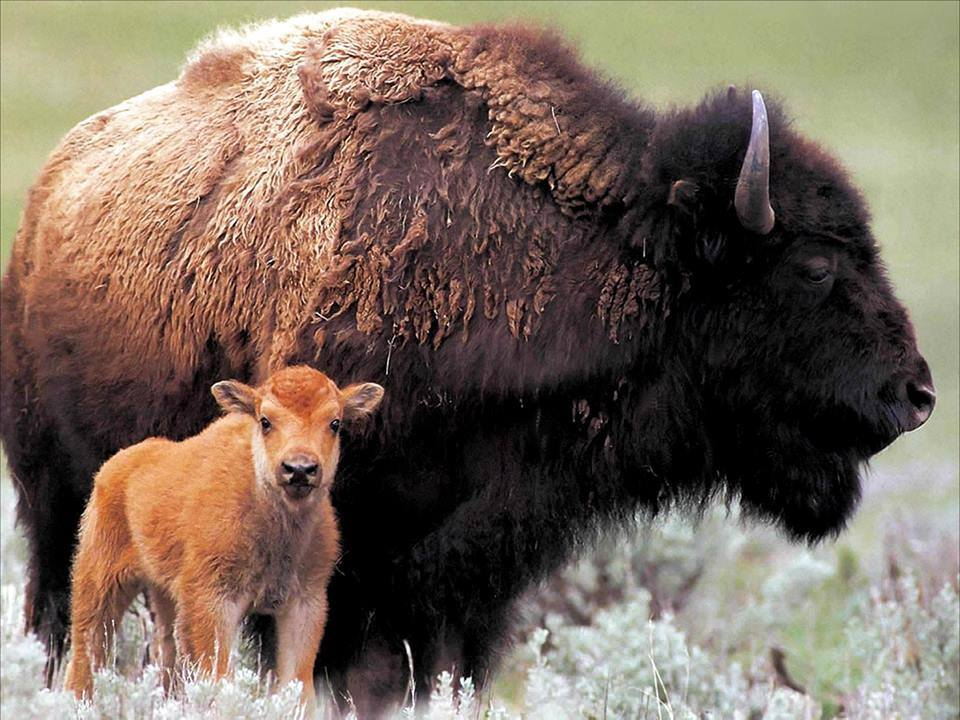
#> input picture ExerciseTwo/asserts/OpenC.jpg, 960 x 720 px
$ python hough_circle.py
#> lines starting #> are read from the running program, lines starting #| are printed output that depends on the picture; after the words box and inside, x2 and y2 are one past the last pixel; in counts of white or black regions, pixels touching at a corner belong together
import sys
import cv2 as cv
import numpy as np


def main(argv):
    default_file = 'smarties.png'
    filename = argv[0] if len(argv) > 0 else default_file
    # Loads an image
    src = cv.imread('../asserts/OpenC.jpg', cv.IMREAD_COLOR)
#> src is the input picture: shape (720, 960, 3); mean B, G, R 93.1, 105.6, 121
    # Check if image is loaded fine
    if src is None:
        print('Error opening image!')
        print('Usage: hough_circle.py [image_name -- default ' + default_file + '] \n')
        return -1

    gray = cv.cvtColor(src, cv.COLOR_BGR2GRAY)
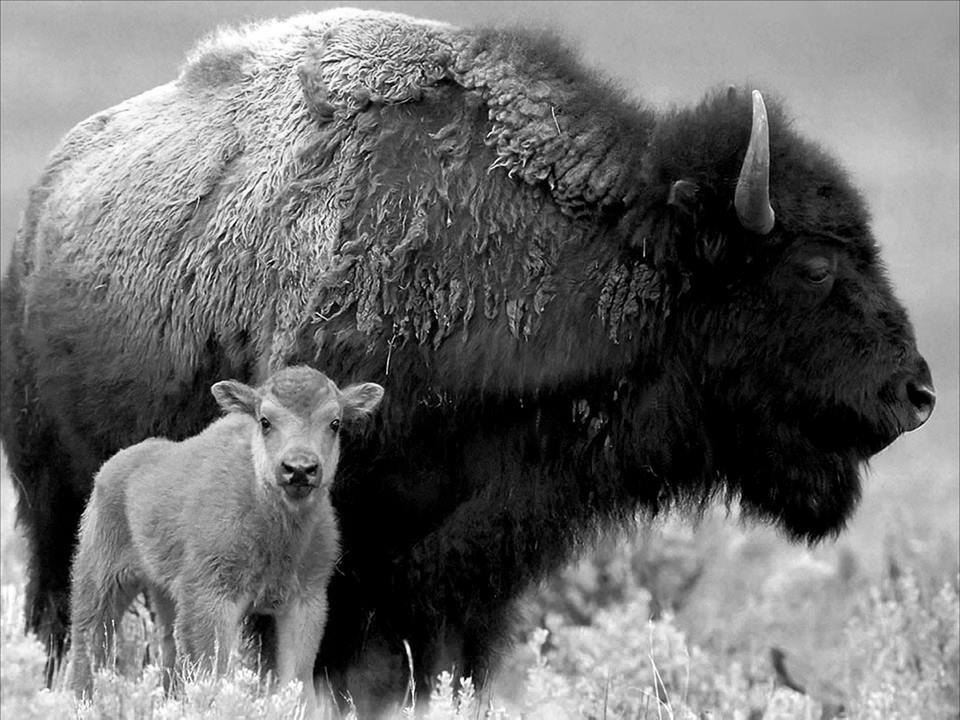
#> gray: shape (720, 960); min 0, max 255, mean 108.8

    gray = cv.medianBlur(gray, 5)

    rows = gray.shape[0]
#> rows = 720
    circles = cv.HoughCircles(gray, cv.HOUGH_GRADIENT, 1, rows / 8,
                              param1=100, param2=30,
                              minRadius=1, maxRadius=30)
#> circles = [[309.5, 152.5, 25], [186.5, 286.5, 19.4], [281.5, 304.5, 17.2], [368.5, 77.5, 8.2]]

    if circles is not None:
        circles = np.uint16(np.around(circles))
#> circles = [[310, 152, 25], [186, 286, 19], [282, 304, 17], [368, 78, 8]]
        for i in circles[0, :]:
            center = (i[0], i[1])
            # circle center
            cv.circle(src, center, 1, (0, 100, 100), 3)
            # circle outline
            radius = i[2]
            cv.circle(src, center, radius, (255, 0, 255), 3)
#> this loop made 4 passes
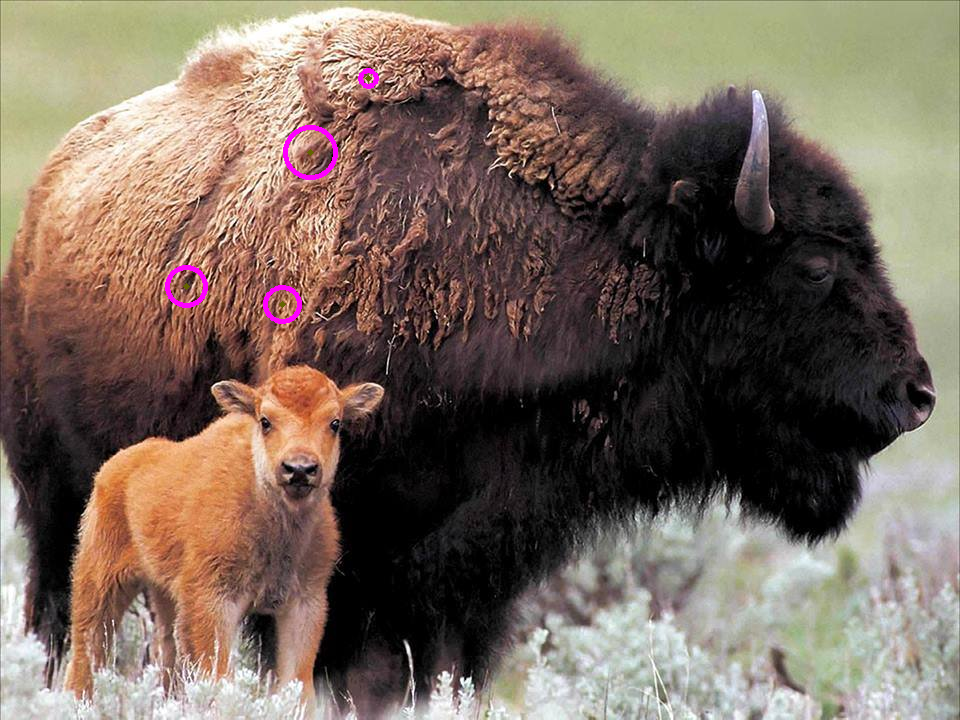
#> src: shape (720, 960, 3); 0.32% of pixels changed, all inside (x1, y1, x2, y2) = (165, 68, 379, 324)

    cv.imshow("detected circles", src)
    cv.waitKey(0)

    return 0


if __name__ == "__main__":
    main(sys.argv[1:])

$ run again, with ExerciseTwo/asserts/shah.jpeg copied over ExerciseTwo/asserts/OpenC.jpg
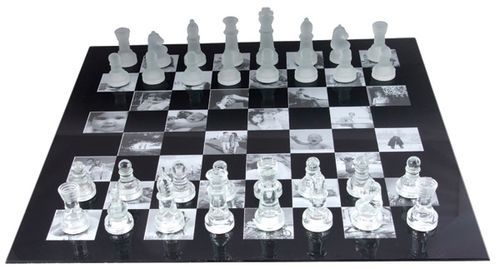
#> input picture ExerciseTwo/asserts/shah.jpeg, 500 x 269 px
#> in main, src is the input picture: shape (269, 500, 3); mean B, G, R 163.4, 158.7, 156.6
#> in main, `gray = cv.medianBlur(gray, 5)`:
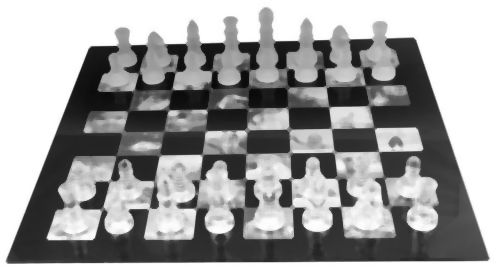
#> gray: shape (269, 500); min 8, max 255, mean 158.7
#> circles = None
